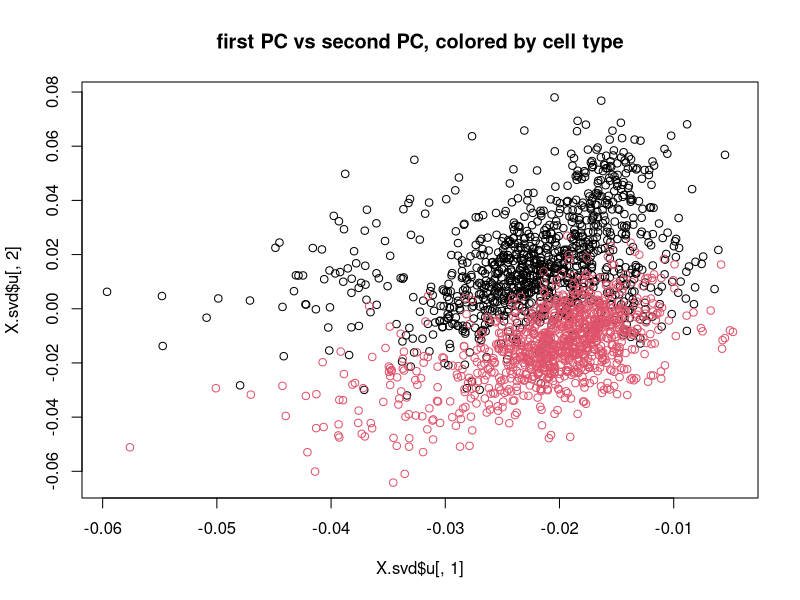
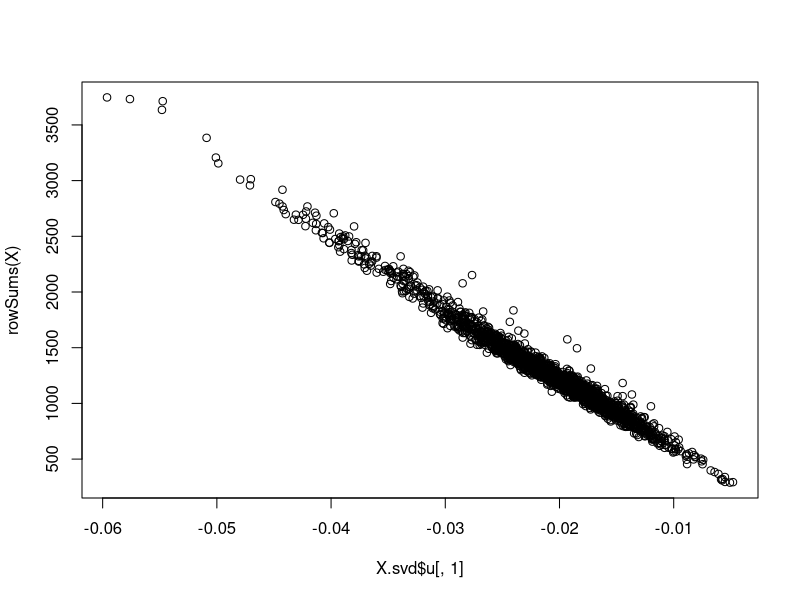

Reproduce these figures in R, in order.
## ---- chunk 1
df = read.csv("../data/cell_data.csv",sep=",")
X = as.matrix(df[,-1])
head(df)
## ---- chunk 2
X.svd = svd(X)
plot(X.svd$u[,1],X.svd$u[,2],col=c(rep(1,1000),rep(2,1000)), main = "first PC vs second PC, colored by cell type")
## ---- chunk 3
plot(X.svd$u[,1],rowSums(X))
